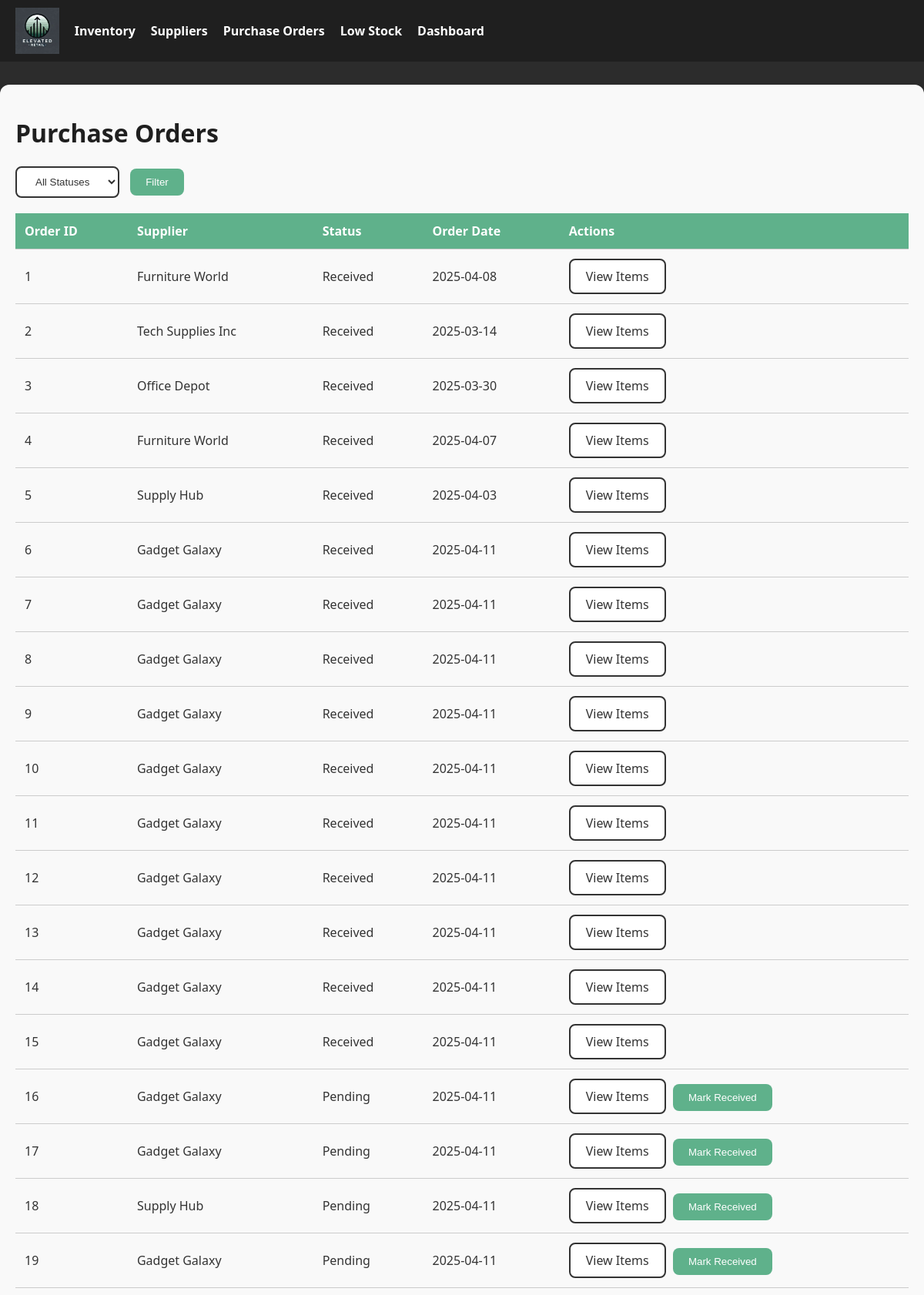
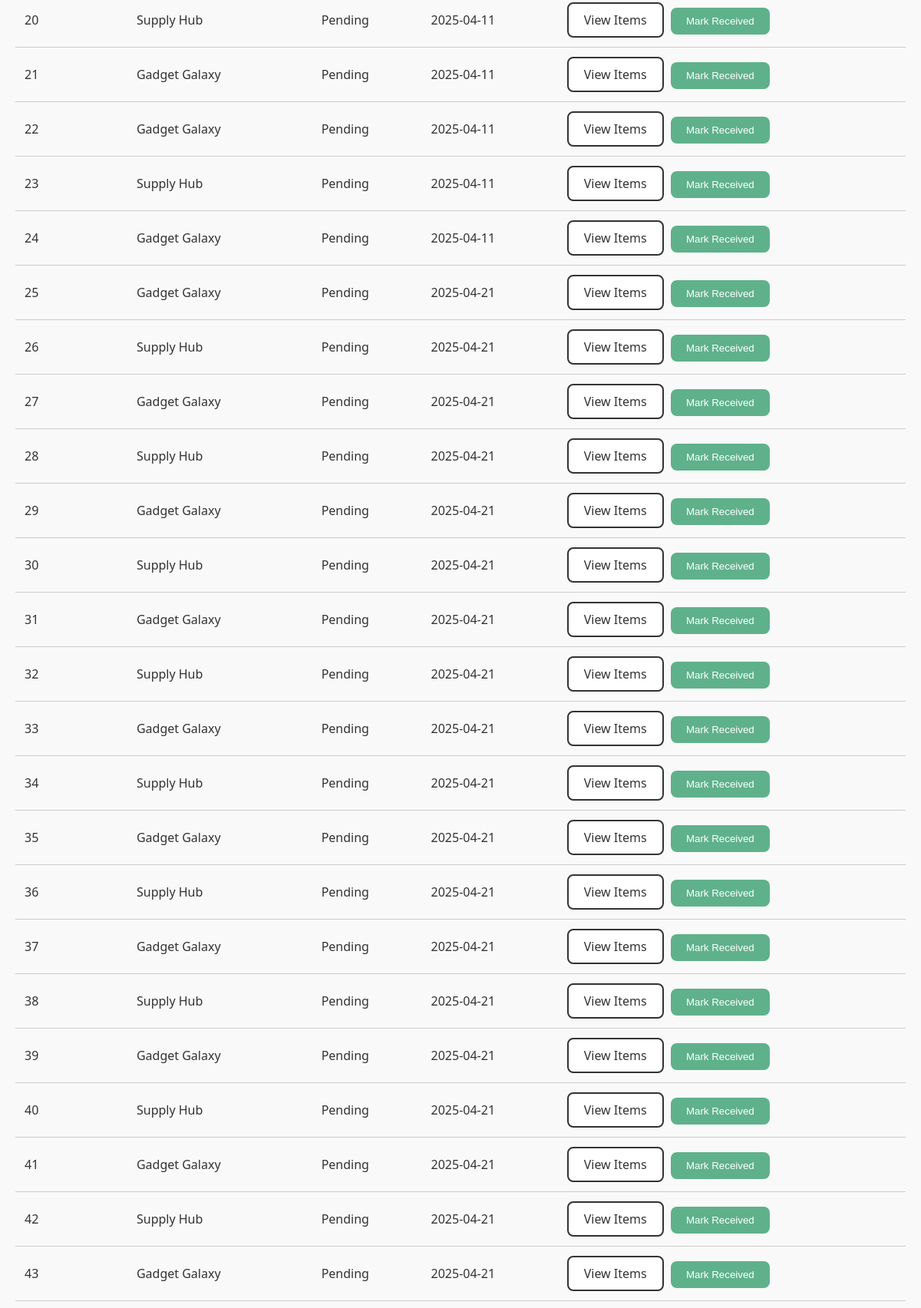
Page /purchase_orders (upper part) on the committed database (2 pictures, top to bottom).
### models.py (models this page shows)
class PurchaseOrder(db.Model):
    __tablename__ = 'Purchase_Order'
    Purchase_Order_ID = db.Column(db.Integer, primary_key=True)
    Supplier_ID = db.Column(db.Integer, db.ForeignKey('Supplier.Supplier_ID'))
    Status = db.Column(db.String(50), nullable=False)
    Order_Date = db.Column(db.DateTime, nullable=False, default=datetime.utcnow)
    Created_At = db.Column(db.DateTime, nullable=False, default=datetime.utcnow)
    Updated_At = db.Column(db.DateTime, nullable=False, default=datetime.utcnow, onupdate=datetime.utcnow)
    supplier = db.relationship('Supplier', backref='purchase_orders')
    items = db.relationship('PurchaseOrderItem', backref='order')

class Supplier(db.Model):
    __tablename__ = 'Supplier'
    Supplier_ID = db.Column(db.Integer, primary_key=True)
    Supplier_Name = db.Column(db.String(100), nullable=False)
    Contact_Name = db.Column(db.String(100))
    Contact_Email = db.Column(db.String(255))
    Contact_Phone = db.Column(db.String(20))
    Address = db.Column(db.String(255))

### routes.py (the view)
@inventory_bp.route('/purchase_orders', methods=['GET'])
def list_purchase_orders():
    status_filter = request.args.get('status')
    if status_filter:
        purchase_orders = PurchaseOrder.query.filter_by(Status=status_filter).all()
    else:
        purchase_orders = PurchaseOrder.query.all()
    return render_template('purchase_orders.html', purchase_orders=purchase_orders)

### templates/purchase_orders.html (shortened to what this page needs)
{% extends 'base.html' %}
{% block content %}
<h1>Purchase Orders</h1>
<form method="get" action="{{ url_for('inventory.list_purchase_orders') }}" style="margin-bottom: 20px;">
    <select name="status" class="btn-secondary">
        <option value="">All Statuses</option>
    </select>
    <button type="submit" class="btn-primary" style="margin-left: 10px;">Filter</button>
</form>
<table>
    <thead>
        <tr>
            <th>Order ID</th>
            <th>Supplier</th>
            <th>Status</th>
            <th>Order Date</th>
            <th>Actions</th>
        </tr>
    </thead>
    <tbody>
        {% for order in purchase_orders %}
        <tr>
            <td>{{ order.Purchase_Order_ID }}</td>
            <td>{{ order.supplier.Supplier_Name }}</td>
            <td>{{ order.Status }}</td>
            <td>{{ order.Order_Date.strftime('%Y-%m-%d') }}</td>
            <td>
                <a href="{{ url_for('inventory.view_purchase_order_items', order_id=order.Purchase_Order_ID) }}" class="btn-secondary">View Items</a>
                {% if order.Status != "Received" %}
                <form method="post" action="{{ url_for('inventory.receive_order', order_id=order.Purchase_Order_ID) }}" style="display:inline;">
                    <button type="submit" class="btn-primary" style="margin-left: 5px;">Mark Received</button>
                </form>
                {% endif %}
            </td>
        </tr>
        {% endfor %}
    </tbody>
</table>
{% endblock %}

### templates/base.html (style rules this page uses)
body { margin: 0; font-family: 'Segoe UI', Tahoma, Geneva, Verdana, sans-serif; background-color: #2c2c2c; color: #ffffff; }
.btn-primary { background-color: #5fb18b; color: white; padding: 10px 20px; border-radius: 8px; text-decoration: none; display: inline-block; border: none; cursor: pointer; }
.btn-secondary { background-color: white; color: #333333; padding: 10px 20px; border: 2px solid #333333; border-radius: 8px; text-decoration: none; display: inline-block; cursor: pointer; }
table { width: 100%; border-collapse: collapse; margin-top: 20px; }
th, td { padding: 12px; border-bottom: 1px solid #ccc; text-align: left; }
th { background-color: #5fb18b; color: white; }
h1, h2 { color: #1f1f1f; }

### rows in the picture
PurchaseOrder: Purchase_Order_ID "1", supplier.Supplier_Name "Furniture World", Status "Received", Order_Date "2025-04-08"
PurchaseOrder: Purchase_Order_ID "2", supplier.Supplier_Name "Tech Supplies Inc", Status "Received", Order_Date "2025-03-14"
PurchaseOrder: Purchase_Order_ID "3", supplier.Supplier_Name "Office Depot", Status "Received", Order_Date "2025-03-30"
PurchaseOrder: Purchase_Order_ID "4", supplier.Supplier_Name "Furniture World", Status "Received", Order_Date "2025-04-07"
PurchaseOrder: Purchase_Order_ID "5", supplier.Supplier_Name "Supply Hub", Status "Received", Order_Date "2025-04-03"
PurchaseOrder: Purchase_Order_ID "6", supplier.Supplier_Name "Gadget Galaxy", Status "Received", Order_Date "2025-04-11"
PurchaseOrder: Purchase_Order_ID "7", supplier.Supplier_Name "Gadget Galaxy", Status "Received", Order_Date "2025-04-11"
PurchaseOrder: Purchase_Order_ID "8", supplier.Supplier_Name "Gadget Galaxy", Status "Received", Order_Date "2025-04-11"
PurchaseOrder: Purchase_Order_ID "9", supplier.Supplier_Name "Gadget Galaxy", Status "Received", Order_Date "2025-04-11"
PurchaseOrder: Purchase_Order_ID "10", supplier.Supplier_Name "Gadget Galaxy", Status "Received", Order_Date "2025-04-11"
PurchaseOrder: Purchase_Order_ID "11", supplier.Supplier_Name "Gadget Galaxy", Status "Received", Order_Date "2025-04-11"
PurchaseOrder: Purchase_Order_ID "12", supplier.Supplier_Name "Gadget Galaxy", Status "Received", Order_Date "2025-04-11"
PurchaseOrder: Purchase_Order_ID "13", supplier.Supplier_Name "Gadget Galaxy", Status "Received", Order_Date "2025-04-11"
PurchaseOrder: Purchase_Order_ID "14", supplier.Supplier_Name "Gadget Galaxy", Status "Received", Order_Date "2025-04-11"
PurchaseOrder: Purchase_Order_ID "15", supplier.Supplier_Name "Gadget Galaxy", Status "Received", Order_Date "2025-04-11"
PurchaseOrder: Purchase_Order_ID "16", supplier.Supplier_Name "Gadget Galaxy", Status "Pending", Order_Date "2025-04-11"
PurchaseOrder: Purchase_Order_ID "17", supplier.Supplier_Name "Gadget Galaxy", Status "Pending", Order_Date "2025-04-11"
PurchaseOrder: Purchase_Order_ID "18", supplier.Supplier_Name "Supply Hub", Status "Pending", Order_Date "2025-04-11"
PurchaseOrder: Purchase_Order_ID "19", supplier.Supplier_Name "Gadget Galaxy", Status "Pending", Order_Date "2025-04-11"
PurchaseOrder: Purchase_Order_ID "20", supplier.Supplier_Name "Supply Hub", Status "Pending", Order_Date "2025-04-11"
PurchaseOrder: Purchase_Order_ID "21", supplier.Supplier_Name "Gadget Galaxy", Status "Pending", Order_Date "2025-04-11"
PurchaseOrder: Purchase_Order_ID "22", supplier.Supplier_Name "Gadget Galaxy", Status "Pending", Order_Date "2025-04-11"
PurchaseOrder: Purchase_Order_ID "23", supplier.Supplier_Name "Supply Hub", Status "Pending", Order_Date "2025-04-11"
PurchaseOrder: Purchase_Order_ID "24", supplier.Supplier_Name "Gadget Galaxy", Status "Pending", Order_Date "2025-04-11"
PurchaseOrder: Purchase_Order_ID "25", supplier.Supplier_Name "Gadget Galaxy", Status "Pending", Order_Date "2025-04-21"
PurchaseOrder: Purchase_Order_ID "26", supplier.Supplier_Name "Supply Hub", Status "Pending", Order_Date "2025-04-21"
PurchaseOrder: Purchase_Order_ID "27", supplier.Supplier_Name "Gadget Galaxy", Status "Pending", Order_Date "2025-04-21"
PurchaseOrder: Purchase_Order_ID "28", supplier.Supplier_Name "Supply Hub", Status "Pending", Order_Date "2025-04-21"
PurchaseOrder: Purchase_Order_ID "29", supplier.Supplier_Name "Gadget Galaxy", Status "Pending", Order_Date "2025-04-21"
PurchaseOrder: Purchase_Order_ID "30", supplier.Supplier_Name "Supply Hub", Status "Pending", Order_Date "2025-04-21"
PurchaseOrder: Purchase_Order_ID "31", supplier.Supplier_Name "Gadget Galaxy", Status "Pending", Order_Date "2025-04-21"
PurchaseOrder: Purchase_Order_ID "32", supplier.Supplier_Name "Supply Hub", Status "Pending", Order_Date "2025-04-21"
PurchaseOrder: Purchase_Order_ID "33", supplier.Supplier_Name "Gadget Galaxy", Status "Pending", Order_Date "2025-04-21"
PurchaseOrder: Purchase_Order_ID "34", supplier.Supplier_Name "Supply Hub", Status "Pending", Order_Date "2025-04-21"
PurchaseOrder: Purchase_Order_ID "35", supplier.Supplier_Name "Gadget Galaxy", Status "Pending", Order_Date "2025-04-21"
PurchaseOrder: Purchase_Order_ID "36", supplier.Supplier_Name "Supply Hub", Status "Pending", Order_Date "2025-04-21"
PurchaseOrder: Purchase_Order_ID "37", supplier.Supplier_Name "Gadget Galaxy", Status "Pending", Order_Date "2025-04-21"
PurchaseOrder: Purchase_Order_ID "38", supplier.Supplier_Name "Supply Hub", Status "Pending", Order_Date "2025-04-21"
PurchaseOrder: Purchase_Order_ID "39", supplier.Supplier_Name "Gadget Galaxy", Status "Pending", Order_Date "2025-04-21"
PurchaseOrder: Purchase_Order_ID "40", supplier.Supplier_Name "Supply Hub", Status "Pending", Order_Date "2025-04-21"
PurchaseOrder: Purchase_Order_ID "41", supplier.Supplier_Name "Gadget Galaxy", Status "Pending", Order_Date "2025-04-21"
PurchaseOrder: Purchase_Order_ID "42", supplier.Supplier_Name "Supply Hub", Status "Pending", Order_Date "2025-04-21"
PurchaseOrder: Purchase_Order_ID "43", supplier.Supplier_Name "Gadget Galaxy", Status "Pending", Order_Date "2025-04-21"
